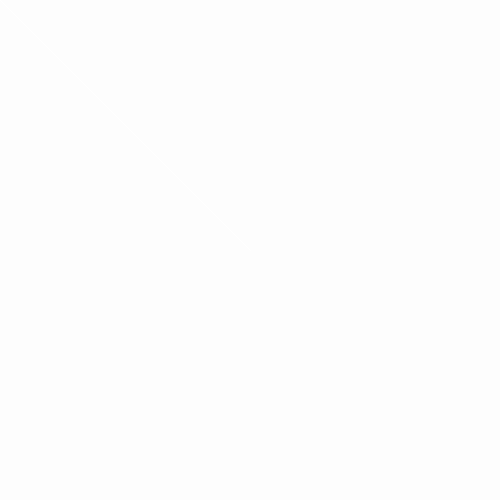
Frame 1 (no input)
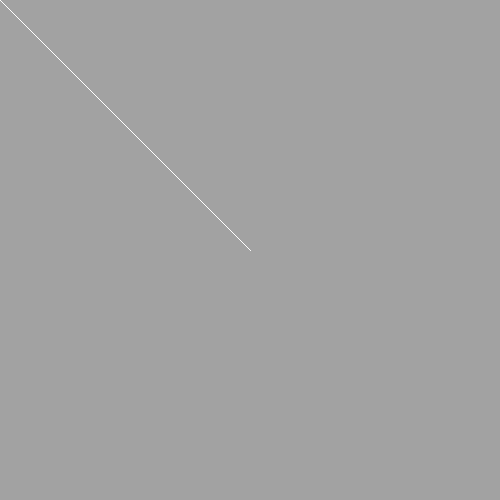
Frame 60 (no input)
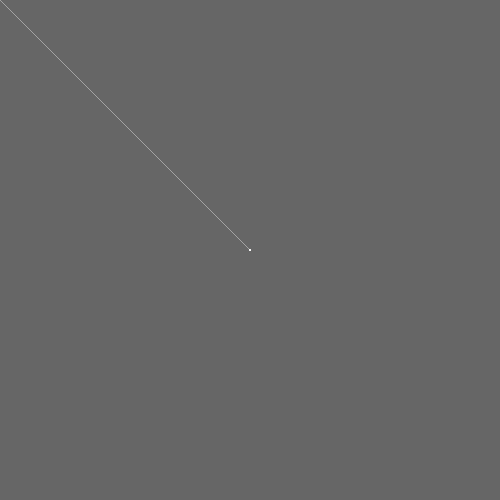
Frame 120 (the mouse pressed at the canvas centre since frame 60)

The p5.js sketch that drew these frames (run headless with seeded random() and noise() and a simulated clock; from frame 60 on, the mouse is pressed at the canvas centre):

// p5.js sketch
// ── sketch.js
function setup() {
	createCanvas(500, 500);
}
function draw() {
	background(0, 2);
	stroke(255);
	line(mouseX, mouseY, 250, 250);
}
